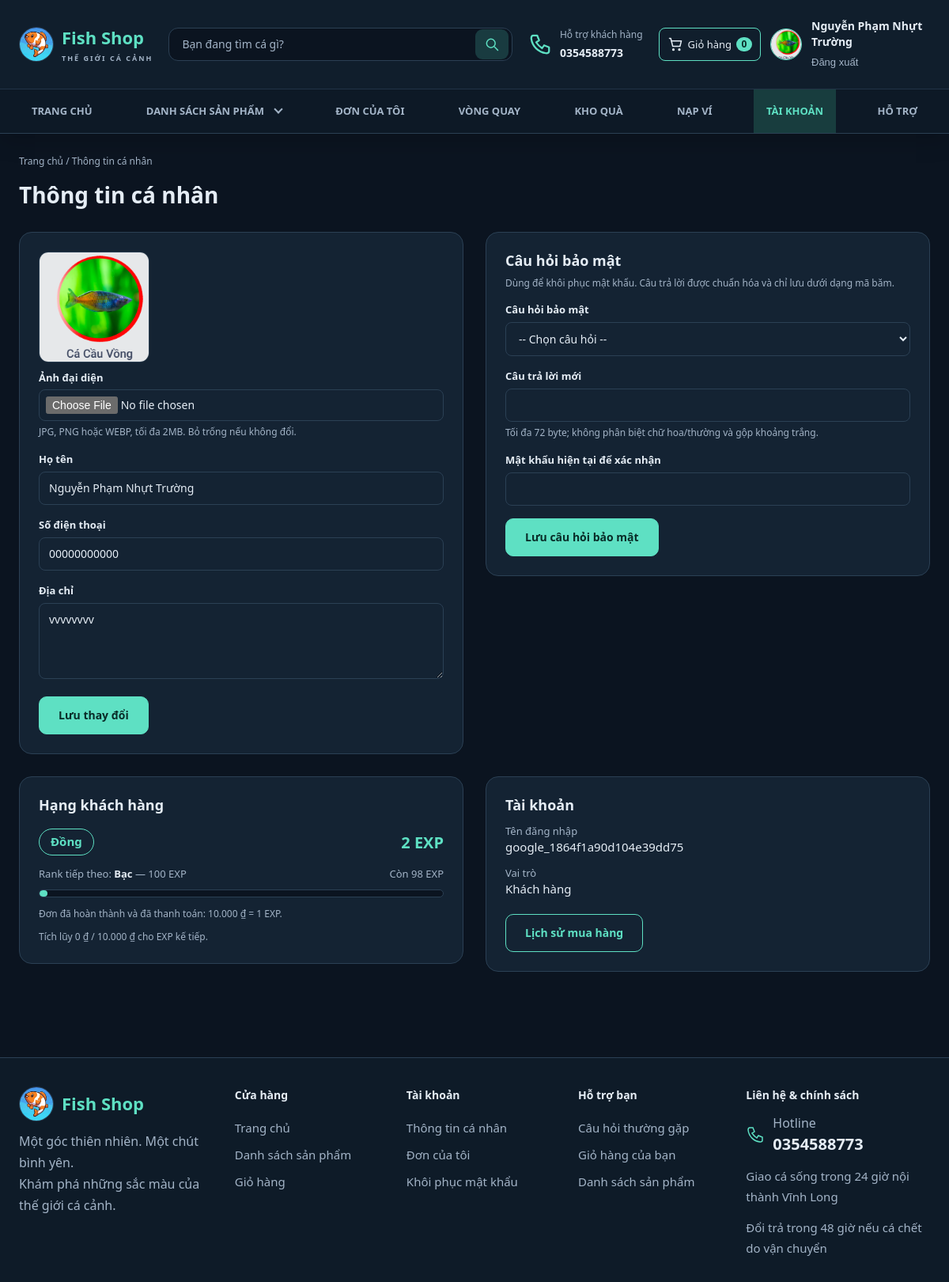
Screenshot of /profile.php (signed in) with the database file from the repository.
### tables this page shows
CREATE TABLE `users` (
  `id` int(10) UNSIGNED NOT NULL,
  `username` varchar(50) NOT NULL,
  `password` varchar(255) NOT NULL COMMENT 'Chuỗi băm từ password_hash()',
  `fullname` varchar(100) NOT NULL,
  `email` varchar(254) DEFAULT NULL,
  `security_question` varchar(40) DEFAULT NULL,
  `security_answer_hash` varchar(255) DEFAULT NULL,
  `phone` varchar(20) NOT NULL,
  `address` varchar(255) NOT NULL DEFAULT '',
  `avatar` varchar(255) DEFAULT NULL,
  `role` enum('customer','admin') NOT NULL DEFAULT 'customer',
  `account_status` enum('active','locked') NOT NULL DEFAULT 'active',
  `locked_reason` varchar(64) DEFAULT NULL,
  `locked_note` text DEFAULT NULL,
  `locked_at` datetime DEFAULT NULL,
  `locked_by_admin_id` int(10) UNSIGNED DEFAULT NULL,
  `created_at` timestamp NOT NULL DEFAULT current_timestamp()
);

CREATE TABLE `customer_ranks` (
  `id` int(10) UNSIGNED NOT NULL,
  `user_id` int(10) UNSIGNED NOT NULL,
  `total_exp` bigint(20) UNSIGNED NOT NULL DEFAULT 0,
  `total_eligible_spend` bigint(20) UNSIGNED NOT NULL DEFAULT 0,
  `spend_remainder` smallint(5) UNSIGNED NOT NULL DEFAULT 0,
  `current_rank` varchar(24) NOT NULL DEFAULT 'dong',
  `last_rank_up_at` timestamp NULL DEFAULT NULL,
  `created_at` timestamp NOT NULL DEFAULT current_timestamp(),
  `updated_at` timestamp NOT NULL DEFAULT current_timestamp() ON UPDATE current_timestamp()
);

### includes/functions.php (called while the page is built, shortened)
<?php
function e($s): string { return htmlspecialchars((string)$s, ENT_QUOTES, 'UTF-8'); }
function url(string $path = ''): string {
    $path = ltrim($path, '/');
    return BASE_URL . $path;
}
function customer_rank(int $exp): array {
    $current = CUSTOMER_RANKS[0];
    foreach (CUSTOMER_RANKS as $index => $rank) {
        if ($exp >= $rank['min']) $current = $rank;
        if ($rank['code'] === $current['code']) {
            $currentIndex = $index;
        }
    }
    return ['current' => $current, 'next' => CUSTOMER_RANKS[$currentIndex + 1] ?? null];
}
function file_url(?string $rel, string $fallback = 'assets/images/no-image.svg'): string {
    $rel = (string)$rel;
    if ($rel !== '' && strpos($rel, '..') === false && is_file(__DIR__ . '/../' . $rel)) return url($rel);
    return url($fallback);
}
function cart_count(int $userId): int {
    $st = db()->prepare('SELECT COALESCE(SUM(ci.quantity),0) FROM cart c JOIN cart_items ci ON ci.cart_id = c.id WHERE c.user_id = ?');
    $st->execute([$userId]);
    return (int)$st->fetchColumn();
}
function current_cart_count(): int {
    $user = current_user();
    if ($user) return cart_count((int)$user['id']);
    return array_sum(array_column(guest_cart_lines(), 'quantity'));
}

### config/database.php (called while the page is built, shortened)
<?php
function db(): PDO
{
    static $pdo = null;
    if ($pdo === null) {
        try {
            $pdo = new PDO(
                'mysql:host=' . DB_HOST . ';dbname=' . DB_NAME . ';charset=utf8mb4',
                DB_USER,
                DB_PASS,
                [
                    PDO::ATTR_ERRMODE => PDO::ERRMODE_EXCEPTION,
                    PDO::ATTR_DEFAULT_FETCH_MODE => PDO::FETCH_ASSOC,
                    PDO::ATTR_EMULATE_PREPARES => false,
                ]
            );
        } catch (PDOException $e) {
            http_response_code(500);
            exit('Không kết nối được MySQL. Hãy bật MySQL trong XAMPP, nhập file database/WebBanCa.sql và kiểm tra config/database.php.');
        }
    }
    return $pdo;
}

### includes/auth.php (called while the page is built, shortened)
<?php
require_once __DIR__ . '/../config/database.php';
require_once __DIR__ . '/functions.php';
function current_user(): ?array {
    static $user = false;
    if ($user === false) {
        $user = null;
        if (!empty($_SESSION['user_id'])) {
            $st = db()->prepare(
                'SELECT id, username, fullname, phone, address, avatar, role, account_status FROM users WHERE id = ?'
            );
            $st->execute([(int)$_SESSION['user_id']]);
            $user = $st->fetch() ?: null;
        }
    }
    return $user;
}
function requireLogin(): array {
    $u = current_user();
    return $u;
}

### profile.php (the view, shortened to what this page needs)
<?php
require_once __DIR__ . '/includes/auth.php';
$user = requireLogin();
$uid = (int)$user['id'];
$rankSt = db()->prepare('SELECT total_exp, total_eligible_spend, spend_remainder, current_rank, last_rank_up_at FROM customer_ranks WHERE user_id = ?');
$rankSt->execute([$uid]);
$rankProfile = $rankSt->fetch();
$rankInfo = customer_rank((int)$rankProfile['total_exp']);
$nextRank = $rankInfo['next'];
$rankProgress = $nextRank
    ? min(100, max(0, ((int)$rankProfile['total_exp'] - $rankInfo['current']['min']) / ($nextRank['min'] - $rankInfo['current']['min']) * 100))
    : 100;
include __DIR__ . '/includes/header.php';
?>
<p class="crumb"><a href="<?= url('index.php') ?>">Trang chủ</a> / Thông tin cá nhân</p>
<h1 style="font-size:28px">Thông tin cá nhân</h1>
<div class="profile">
  <section class="card">
    <form method="post" enctype="multipart/form-data" class="js-validate" novalidate>
      <img id="avatar-preview" class="preview" src="<?= e(file_url($user['avatar'])) ?>" alt="Ảnh đại diện">
      <div class="field"><label for="avatar">Ảnh đại diện</label>
        <input id="avatar" name="avatar" type="file" accept="image/jpeg,image/png,image/webp" data-preview="avatar-preview">
        <small>JPG, PNG hoặc WEBP, tối đa 2MB. Bỏ trống nếu không đổi.</small></div>
      <div class="field"><label for="fullname">Họ tên</label><input id="fullname" name="fullname" type="text" data-rule="fullname" value="<?= e($user['fullname']) ?>" required></div>
      <div class="field"><label for="phone">Số điện thoại</label><input id="phone" name="phone" type="text" inputmode="numeric" data-rule="phone" value="<?= e($user['phone']) ?>" required></div>
      <div class="field"><label for="address">Địa chỉ</label><textarea id="address" name="address"><?= e($user['address']) ?></textarea></div>
      <button class="btn" type="submit">Lưu thay đổi</button>
    </form>
  </section>
  <section class="card">
    <h2 style="font-size:18px">Câu hỏi bảo mật</h2>
    <p class="hint" style="margin:8px 0 16px">Dùng để khôi phục mật khẩu. Câu trả lời được chuẩn hóa và chỉ lưu dưới dạng mã băm.</p>
    <form method="post" class="js-validate" novalidate>
      <div class="field"><label for="security_question">Câu hỏi bảo mật</label>
        <select id="security_question" name="security_question" data-rule="security_question" required>
          <option value="">-- Chọn câu hỏi --</option>
        </select></div>
      <div class="field"><label for="security_answer">Câu trả lời mới</label>
        <input id="security_answer" name="security_answer" type="text" data-rule="security_answer" autocomplete="off" maxlength="72" required>
        <small>Tối đa 72 byte; không phân biệt chữ hoa/thường và gộp khoảng trắng.</small></div>
      <div class="field"><label for="current_password">Mật khẩu hiện tại để xác nhận</label>
        <input id="current_password" name="current_password" type="password" autocomplete="current-password" required></div>
      <button class="btn" type="submit">Lưu câu hỏi bảo mật</button>
    </form>
  </section>
  <section class="card">
    <h2 style="font-size:18px">Hạng khách hàng</h2>
    <div class="rank-heading">
      <span class="rank-badge"><?= e($rankInfo['current']['name']) ?></span>
      <strong><?= number_format((int)$rankProfile['total_exp'], 0, ',', '.') ?> EXP</strong>
    </div>
    <?php if ($nextRank): ?>
      <div class="rank-meta">
        <span>Rank tiếp theo: <b><?= e($nextRank['name']) ?></b> — <?= number_format($nextRank['min'], 0, ',', '.') ?> EXP</span>
        <span>Còn <?= number_format(max(0, $nextRank['min'] - (int)$rankProfile['total_exp']), 0, ',', '.') ?> EXP</span>
      </div>
      <div class="rank-progress" role="progressbar" aria-label="Tiến trình lên Rank <?= e($nextRank['name']) ?>" aria-valuemin="0" aria-valuemax="100" aria-valuenow="<?= (int)round($rankProgress) ?>">
        <span style="width:<?= e(number_format($rankProgress, 2, '.', '')) ?>%"></span>
      </div>
    <?php else: ?>
      <p class="rank-meta">Bạn đã đạt Rank cao nhất: Thách Đấu.</p>
    <?php endif; ?>
    <p class="rank-footnote">Đơn đã hoàn thành và đã thanh toán: <?= number_format(RANK_VND_PER_EXP, 0, ',', '.') ?> ₫ = 1 EXP.</p>
    <p class="rank-footnote">Tích lũy <?= number_format((int)$rankProfile['spend_remainder'], 0, ',', '.') ?> ₫ / <?= number_format(RANK_VND_PER_EXP, 0, ',', '.') ?> ₫ cho EXP kế tiếp.</p>
  </section>
  <section class="card">
    <h2 style="font-size:18px">Tài khoản</h2>
    <dl class="info-list">
      <dt>Tên đăng nhập</dt><dd><?= e($user['username']) ?></dd>
      <dt>Vai trò</dt><dd><?= $user['role'] === 'admin' ? 'Quản trị viên' : 'Khách hàng' ?></dd>
    </dl>
    <p style="margin-top:20px"><a class="btn ghost" href="<?= url('purchase_history.php') ?>">Lịch sử mua hàng</a></p>
  </section>
</div>
<?php include __DIR__ . '/includes/footer.php'; ?>

### includes/navbar.php (shortened to what this page needs)
<?php
$u = current_user();
$searchText = is_string($_GET['q'] ?? null) ? $_GET['q'] : '';
$currentPage = basename($_SERVER['SCRIPT_NAME']);
$catalogActive = in_array($currentPage, ['products.php', 'product_detail.php'], true);
?>
<header class="top">
  <div class="wrap bar">
    <a class="logo" href="<?= url('index.php') ?>"><img class="brand-avatar" src="<?= url('assets/images/fish-shop-logo.jpg') ?>" alt="" width="44" height="44"><span>Fish Shop<small>THẾ GIỚI CÁ CẢNH</small></span></a>
    <form class="header-search" action="<?= url($currentPage === 'products.php' ? 'products.php' : 'index.php') ?>" method="get" role="search">
      <input class="search" type="search" name="q" value="<?= e($searchText) ?>" placeholder="Bạn đang tìm cá gì?" aria-label="Tìm sản phẩm">
      <button type="submit" aria-label="Tìm kiếm"><svg viewBox="0 0 24 24" aria-hidden="true"><circle cx="10.5" cy="10.5" r="6.5"/><path d="m16 16 5 5"/></svg></button>
    </form>
    <a class="header-support" href="#ho-tro"><svg viewBox="0 0 24 24" aria-hidden="true"><path d="M5 3h4l2 5-3 2c2 3 3 4 6 6l2-3 5 2v4c0 2-2 2-3 2C10 20 4 14 3 6c0-1 0-3 2-3Z"/></svg><span>Hỗ trợ khách hàng<strong><?= e(ADMIN_CONTACT_PHONE) ?></strong></span></a>
    <div class="header-actions">
      <a class="header-action" data-nav="cart" href="<?= url('cart.php') ?>"><svg viewBox="0 0 24 24" aria-hidden="true"><path d="M3 3h2l3 12h11l2-8H6"/><circle cx="9" cy="20" r="1"/><circle cx="18" cy="20" r="1"/></svg><span>Giỏ hàng</span><b id="cart-badge" class="badge-n"><?= current_cart_count() ?></b></a>
      <?php if ($u): ?>
        <a class="account-avatar" href="<?= url('profile.php') ?>" aria-label="Thông tin tài khoản">
          <img src="<?= e(file_url($u['avatar'] ?? null, 'assets/images/avatar-default.svg')) ?>" alt="Ảnh đại diện của <?= e($u['fullname']) ?>" width="40" height="40">
        </a>
      <?php endif; ?>
      <div class="account-links">
      <?php if ($u): ?>
        <a href="<?= url('profile.php') ?>"><?= e($u['fullname']) ?></a>
        <form action="<?= url('logout.php') ?>" method="post"><?= csrf_field() ?><button class="link-btn" type="submit">Đăng xuất</button></form>
      <?php else: ?>
        <a href="<?= url('login.php') ?>">Đăng nhập</a><a href="<?= url('register.php') ?>">Đăng ký tài khoản</a>
      <?php endif; ?>
      </div>
    </div>
  </div>
  <div class="navigation"><div class="wrap">
    <nav id="nav-main" class="main-nav" aria-label="Điều hướng chính">
      <a class="<?= $currentPage === 'index.php' ? 'on' : '' ?>" href="<?= url('index.php') ?>">Trang chủ</a>
      <details class="product-menu" data-product-menu>
        <summary class="<?=$catalogActive ? 'on' : ''?>">Danh sách sản phẩm <span class="menu-chevron" aria-hidden="true"></span></summary>
      </details>
      <a class="<?= $currentPage === 'purchase_history.php' ? 'on' : '' ?>" href="<?= url('purchase_history.php') ?>">Đơn của tôi</a>
      <a class="<?= $currentPage === 'wheel.php' ? 'on' : '' ?>" href="<?= url('wheel.php') ?>">Vòng quay</a>
      <a class="<?= $currentPage === 'rewards.php' ? 'on' : '' ?>" href="<?= url('rewards.php') ?>">Kho quà</a>
      <?php if ($u): ?><a class="<?= $currentPage === 'wallet.php' ? 'on' : '' ?>" href="<?= url('wallet.php') ?>">Nạp ví</a><?php endif; ?>
      <a class="<?= $currentPage === 'profile.php' ? 'on' : '' ?>" href="<?= url('profile.php') ?>">Tài khoản</a>
      <a class="<?= $currentPage === 'support.php' ? 'on' : '' ?>" href="<?= url('support.php') ?>">Hỗ trợ</a>
    </nav>
  </div></div>
</header>

### assets/css/style.css (style rules this page uses)
:root { --bg:#0b1420; --card:#101c2b; --line:#1f3347; --ink:#e8f1f5; --mute:#8fa3b3; --teal:#5ee0c3; --r:14px; --danger:#ff8b91; --warn:#ffc857; --pink:#ff7496; }
* { box-sizing:border-box; margin:0; padding:0; }
html { scroll-behavior:smooth; }
body { background:var(--bg); color:var(--ink); font-family:"Segoe UI",Roboto,Arial,sans-serif; font-size:15px; line-height:1.6; min-height:100vh; display:flex; flex-direction:column; }
img { max-width:100%; display:block; }
a { color:inherit; text-decoration:none; }
h1,h2,h3 { line-height:1.3; }
.wrap { width:100%; max-width:1160px; margin:0 auto; padding:0 20px; }
.bar { display:flex; align-items:center; gap:20px; min-height:64px; }
.badge-n { min-width:20px; padding:0 6px; border-radius:20px; background:var(--teal); color:#092c28; font-size:12px; font-weight:700; text-align:center; }
.btn { display:inline-flex; align-items:center; justify-content:center; gap:6px; padding:11px 20px; border:1px solid var(--teal); border-radius:10px; background:var(--teal); color:#092c28; font:inherit; font-size:14px; font-weight:600; cursor:pointer; transition:transform .15s, background .15s, color .15s; }
.btn.ghost { background:transparent; color:var(--teal); }
.in, input[type=text], input[type=email], input[type=password], input[type=search], input[type=number], input[type=file], select, textarea { background:var(--card); color:var(--ink); border:1px solid var(--line); border-radius:8px; padding:10px 12px; font:inherit; font-size:14px; max-width:100%; }
input::placeholder, textarea::placeholder { color:#5d7385; }
input[type=file] { width:100%; padding:8px; }
.field { margin-bottom:16px; }
.field label { display:block; margin-bottom:6px; font-size:13px; font-weight:600; }
.field input:not([type=checkbox]), .field select, .field textarea { width:100%; }
.field textarea { resize:vertical; min-height:96px; }
.field small, .hint { display:block; margin-top:5px; color:var(--mute); font-size:12px; }
.crumb { font-size:12px; color:var(--mute); margin:26px 0 16px; }
.card { background:var(--card); border:1px solid var(--line); border-radius:16px; padding:24px; }
.link-btn { background:none; border:0; color:var(--mute); cursor:pointer; font-size:13px; }
.preview { width:140px; height:140px; border-radius:12px; object-fit:cover; border:1px solid var(--line); background:var(--bg); margin-bottom:10px; }
.profile { display:grid; grid-template-columns:minmax(0,1fr) minmax(0,1fr); gap:28px; margin:28px 0 48px; align-items:start; }
.rank-heading { display:flex; align-items:center; justify-content:space-between; gap:12px; margin:18px 0 14px; }
.rank-heading strong { color:var(--teal); font-size:20px; }
.rank-badge { display:inline-flex; align-items:center; padding:5px 14px; border:1px solid var(--teal); border-radius:20px; color:var(--teal); font-weight:700; }
.rank-meta { display:flex; justify-content:space-between; gap:12px; color:var(--mute); font-size:13px; }
.rank-meta b { color:var(--ink); }
.rank-progress { height:10px; margin:10px 0; border-radius:10px; overflow:hidden; background:var(--bg); border:1px solid var(--line); }
.rank-progress span { display:block; height:100%; border-radius:inherit; background:var(--teal); }
.rank-footnote { color:var(--mute); font-size:12px; margin-top:12px; }
.info-list dt { color:var(--mute); font-size:13px; margin-top:12px; }
.info-list dd { font-size:15px; }

### rows the page displays
users: avatar (picture), fullname "Nguyễn Phạm Nhựt Trường", phone "00000000000", address "vvvvvvvv", username "google_1864f1a90d104e39dd75"
customer_ranks: total_exp "Đồng", total_exp "2", total_exp "Bạc", total_exp "100", max(0,$nextRank['min']-(int)$rankProfile['total_exp']) "98", spend_remainder "0"

### other values shown
ADMIN_CONTACT_PHONE "0354588773"
current_cart_count() "0"
RANK_VND_PER_EXP "10.000"
